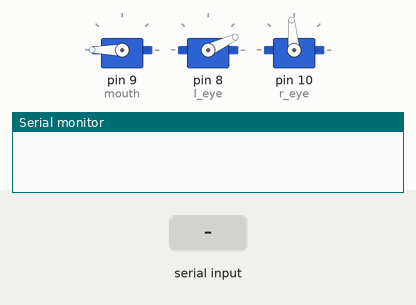
This sketch was run on a simulated Arduino Uno, built with avr-gcc and run on an emulated ATmega328P. On the bench: 3 × servo, the last lines printed to the serial monitor. Inputs (shaded band) come from the test bench.

Above: at 2.5 s.
2.6 s: "a" received over Serial
At 3.06 s:
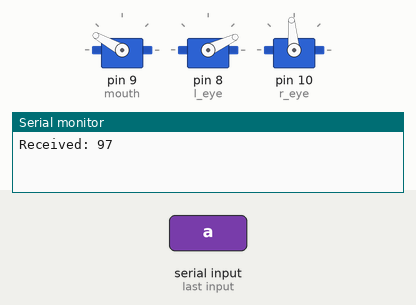
5.6 s: byte 3 (3) received over Serial
At 7.5 s:
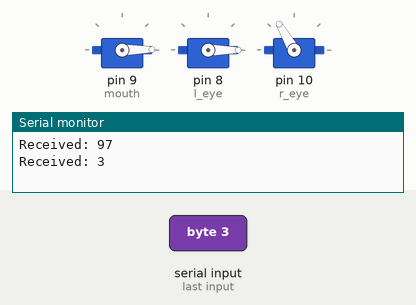
7.8 s: byte 0 (0) received over Serial
At 9.2 s:
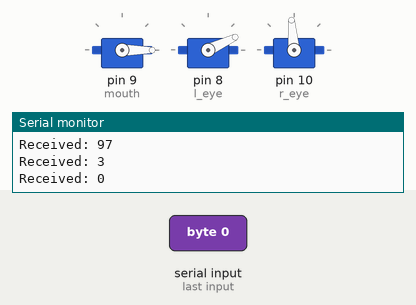
10.0 s: byte 1 (1) received over Serial
At 10.46 s:
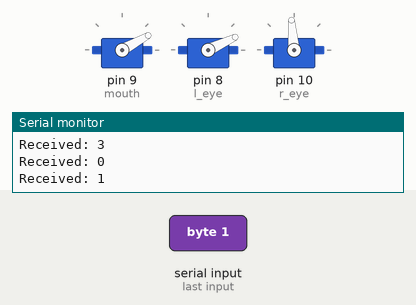
13.0 s: byte 2 (2) received over Serial
16.0 s: "f" received over Serial
At 16.16 s:
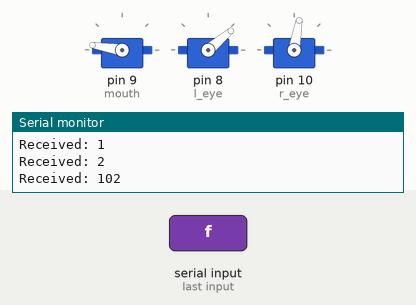
Timing chart, 0 to 20.0 s (numbered marks = the images above; inputs shaded):
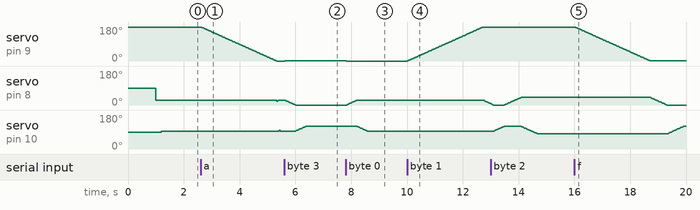

The sketch:

Fred_McHacks.ino
```cpp
#include <Servo.h>

Servo mouth;
Servo l_eye;
Servo r_eye;

int m_pos = -1;
int l_pos = -1;
int r_pos = -1;

int inByte = 0;

void moveit(Servo *servo, int *pos, int newpos) {
  if(*pos == -1) {
    (*servo).write(newpos);
  }else{
    while(*pos != newpos) {
      if(newpos > *pos) {
        *pos = *pos + 1;
      }else{
        *pos = *pos - 1;
      }
      delay(15);
      (*servo).write(*pos);
    }
  }
}

void setup() {
  Serial.begin(9600);

  mouth.attach(9);
  l_eye.attach(8);
  r_eye.attach(10);

  //mouth.write(180);
  moveit(&mouth, &m_pos, 180);
  delay(1000);
  //l_eye.write(20);
  moveit(&l_eye, &l_pos, 25);
  delay(200);
  //r_eye.write(100);
  moveit(&r_eye, &r_pos, 95);
  delay(100);

  m_pos = 180;
  l_pos = 20;
  r_pos = 100;
}

void happy() {
  moveit(&mouth, &m_pos, 0);
  moveit(&l_eye, &l_pos, 25);
  moveit(&r_eye, &r_pos, 95);
}

void angry() {
  moveit(&mouth, &m_pos, 180);
  moveit(&l_eye, &l_pos, 0);
  moveit(&r_eye, &r_pos, 120);
}

void sad() {
  moveit(&mouth, &m_pos, 180);
  moveit(&l_eye, &l_pos, 40);
  moveit(&r_eye, &r_pos, 80);
}

void evil() {
  moveit(&mouth, &m_pos, 1);
  moveit(&l_eye, &l_pos, 0);
  moveit(&r_eye, &r_pos, 120);
}

void loop()
{
  if (Serial.available() > 0) {
    inByte = Serial.read();
    Serial.print("Received: ");
    Serial.println(inByte, DEC);

    if(inByte == 97 || inByte == 0) {
      happy();
    }
    if(inByte == 115 || inByte == 1) {
      angry();
    }
    if(inByte == 100 || inByte == 2) {
      sad();
    }
    if(inByte == 102 || inByte == 3) {
      evil();
    }
  }
}
```

Measured:
- after the input at 2.6 s, servo on pin 9 (mouth): moves from 180° to 0° over 2.7 s, starting at once; servo on pin 8 (l_eye): 25° → 21° after 2.7 s, → 23° 0.03 s later, → 25° 0.03 s later; servo on pin 10 (r_eye): 95° → 98° after 2.8 s, → 96° 0.03 s later, → 95° 0.02 s later
- after the input at 5.6 s, servo on pin 9 (mouth): 0° → 1° at once; servo on pin 8 (l_eye): moves from 25° to 0° over 0.36 s, starting after 0.05 s; servo on pin 10 (r_eye): moves from 95° to 120° over 0.36 s, starting after 0.41 s
- after the input at 7.8 s, servo on pin 9 (mouth): 1° → 0° at once; servo on pin 8 (l_eye): moves from 0° to 25° over 0.36 s, starting after 0.05 s; servo on pin 10 (r_eye): moves from 120° to 95° over 0.36 s, starting after 0.41 s
- after the input at 10.0 s, servo on pin 9 (mouth): moves from 0° to 180° over 2.7 s, starting at once; servo on pin 8 (l_eye): moves from 25° to 8° over 0.24 s, starting after 2.7 s
- after the input at 16.0 s, servo on pin 9 (mouth): moves from 180° to 1° over 2.7 s, starting at once; servo on pin 8 (l_eye): moves from 40° to 0° over 0.57 s, starting after 2.7 s; servo on pin 10 (r_eye): moves from 80° to 120° over 0.57 s, starting after 3.3 s
